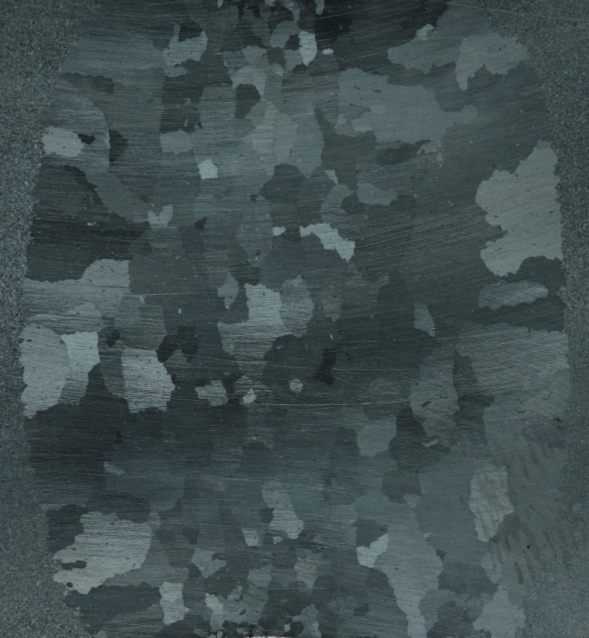
#> input picture data/homogeneous_1_cropped.png, 589 x 638 px
$ python test_gs.py   (older library calls are emulated)
#> lines starting #> are read from the running program, lines starting #| are printed output that depends on the picture; after the words box and inside, x2 and y2 are one past the last pixel; in counts of white or black regions, pixels touching at a corner belong together
### src/grain_segmentation.py
"""
This module contains the GrainSegmentation class, responsible for the image
segmentation of grain-based materials (rocks, metals, etc.)
"""

import os.path as path

import numpy as np
import scipy.ndimage as ndi
from scipy.ndimage.morphology import distance_transform_edt
from skimage import io, segmentation, color, measure
from skimage.future import graph
from skimage.morphology import skeletonize, watershed

from gala_light import imextendedmin


class GrainSegmentation:
    """Segmentation of grain-based microstructures

    Attributes
    ----------
    original_image : ndarray
        Matrix representing the initial, unprocessed image.
    save_location : str
        Directory where the processed images are saved
    """

    def __init__(self, image_location, save_location=None, interactive_mode=True):
        """Initialize the class with file paths and with some options

        Parameters
        ----------
        image_location : str
            Path to the image to be segmented, file extension included.
        save_location : str, optional
            Path to directory where images will be outputted. If not given, the
            same directory is used where the input image is loaded from.
        show_plots : bool, optional
            When True, images of each image manipulation step are plotted and
            details are shown in the console.
            Default is False.

        Returns
        -------
        None.
        """
#> called with image_location = 'src/../data/homogeneous_1_cropped.png', interactive_mode = True

        # Check inputs
        if not path.isfile(image_location):
            raise Exception('Image file {0} does not exist'.format(image_location))
        extension = path.splitext(image_location)[1][1:]
        allowed_extensions = ['png', 'bmp', 'tiff']
        if extension.lower() not in allowed_extensions:
            raise Exception('Unsupported image file type {0}. Choose from one of the following \
             image types: {1}.'.format(extension, allowed_extensions))
        self.image_location = image_location
        if save_location is None:
            self.save_location = path.dirname(image_location)
        else:
            self.save_location = save_location
        self.__interactive_mode = interactive_mode
        self.__stored_graph = None
        # Load the image and optionally show it
        self.original_image = io.imread(image_location)
#> self.original_image is the input picture: shape (638, 589, 3); mean R, G, B 64.7, 79.4, 81
        if self.__interactive_mode:
            io.imshow(self.original_image)
            io.show()
            print('Image successfully loaded.')

    def filter_image(self, window_size, image_matrix=None):
        """Median filtering on an image.
        The median filter is useful in our case as it preserves the important
        borders (i.e. the grain boundaries).

        Parameters
        ----------
        window_size : int
            Size of the sampling window.
        image_matrix : 3D ndarray with size 3 in the third dimension, optional
            Input image to be filtered. If not given, the original image is used.

        Returns
        -------
        filtered_image : 3D ndarray with size 3 in the third dimension
            Filtered image, output of the median filter algorithm.
        """
#> called with window_size = 5

        if image_matrix is None:
            image = self.original_image
        else:
            not_ndarray = not isinstance(image_matrix, np.ndarray)
            wrong_shape = len(np.shape(image_matrix)) is not 3 or np.shape(image_matrix)[2] is not 3
            if not_ndarray or wrong_shape:
                raise Exception('3D ndarray with size 3 in the third dimension expected.')
            else:
                image = image_matrix
        filtered_image = ndi.median_filter(image, window_size)
        if self.__interactive_mode:
            io.imshow(filtered_image)
            io.show()
            print('Median filtering finished.')
        return filtered_image

    def initial_segmentation(self, *args):
        """Perform the quick shift superpixel segmentation on an image.
        The quick shift algorithm is invoked with its default parameters.

        Parameters
        ----------
        *args : 3D numpy array with size 3 in the third dimension
            Input image to be segmented. If not given, the original image is used.

        Returns
        -------
        segment_mask : ndarray
            Label image, output of the quick shift algorithm.
        """

        image = args[0] if args else self.original_image
        segment_mask = segmentation.quickshift(image)
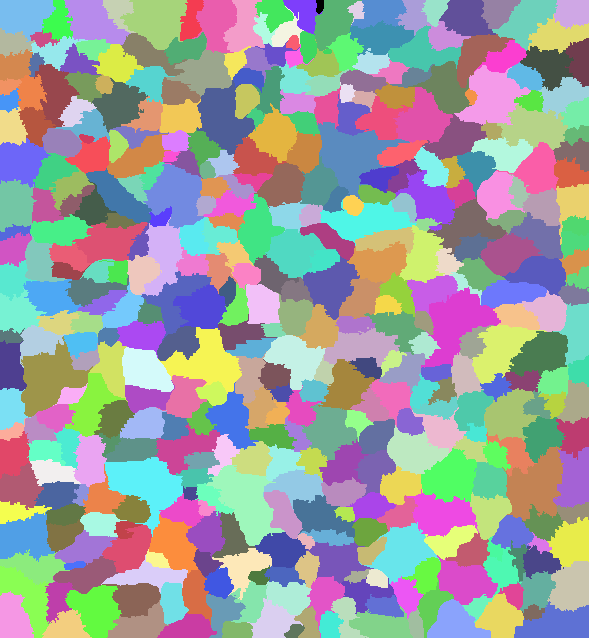
#> segment_mask: shape (638, 589) int64; 422 distinct labels, from 0 to 421; one colour per label, 0 black
        if self.__interactive_mode:
            io.imshow(color.label2rgb(segment_mask, self.original_image, kind='avg'))
            io.show()
            print('Quick shift segmentation finished. '
                  'Number of segments: {0}'.format(np.amax(segment_mask)))
#| Quick shift segmentation finished. Number of segments: 421
        return segment_mask

    def merge_clusters(self, segmented_image, threshold=5):
        """Merge tiny superpixel clusters.
        Superpixel segmentations result in oversegmented images. Based on graph
        theoretic tools, similar clusters are merged.

        Parameters
        ----------
        segmented_image : ndarray
            Label image, output of a segmentation.
        threshold : float, optional
            Regions connected by edges with smaller weights are combined.

        Returns
        -------
        merged_superpixels : ndarray
            The new labelled array.
        """
#> called with threshold = 5

        if self.__stored_graph is None:
            # Region Adjacency Graph (RAG) not yet determined -> compute it
            g = graph.rag_mean_color(self.original_image, segmented_image)
            self.__stored_graph = g
        else:
            g = self.__stored_graph
        merged_superpixels = graph.cut_threshold(segmented_image, g, threshold, in_place=False)
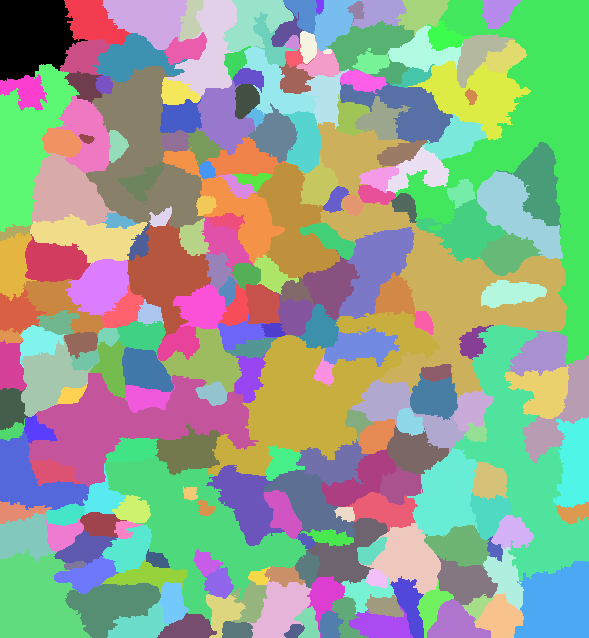
#> merged_superpixels: shape (638, 589) int64; 231 distinct labels, from 0 to 230; one colour per label, 0 black
        if self.__interactive_mode:
            io.imshow(color.label2rgb(merged_superpixels, self.original_image, kind='avg'))
            io.show()
            print('Tiny clusters merged. '
                  'Number of segments: {0}'.format(np.amax(merged_superpixels)))
#| Tiny clusters merged. Number of segments: 230
        return merged_superpixels

    def find_grain_boundaries(self, segmented_image):
        """Find the grain boundaries.

        Parameters
        ----------
        segmented_image : ndarray
            Label image, output of a segmentation.

        Returns
        -------
        boundary : bool ndarray
            A bool ndarray, where True represents a boundary pixel.
        """

        boundary = segmentation.find_boundaries(segmented_image)
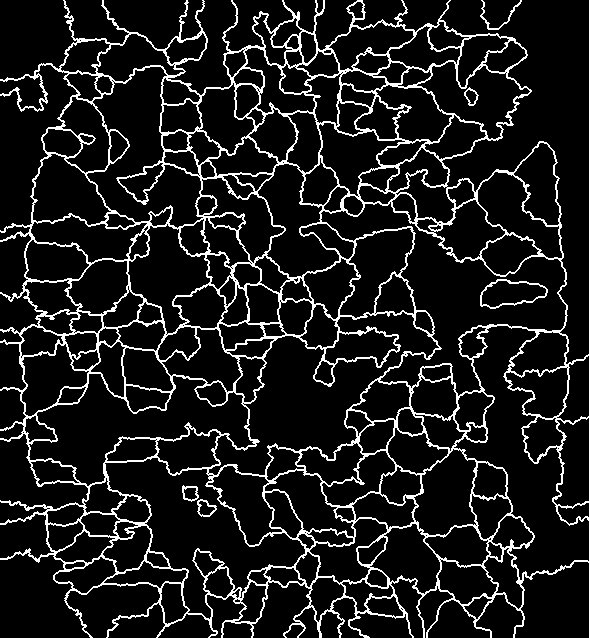
#> boundary: shape (638, 589) bool; 10.9% white in thin lines or dots
        if self.__interactive_mode:
            # Superimpose the boundaries of the segmented image on the original image
            superimposed = segmentation.mark_boundaries(self.original_image,
                                                        segmented_image, mode='thick')
            io.imshow(superimposed)
            io.show()
            print('Grain boundaries found.')
        return boundary

    def create_skeleton(self, boundary_image):
        """Use thinning on the grain boundary image to obtain a single-pixel wide skeleton.

        Parameters
        ----------
        boundary_image : bool ndarray
            A binary image containing the objects to be skeletonized.

        Returns
        -------
        skeleton : bool ndarray
            Thinned image.
        """

        skeleton = skeletonize(boundary_image)
#> skeleton: shape (638, 589) bool; 4.8% white in thin lines or dots
        if self.__interactive_mode:
            io.imshow(skeleton)
            io.show()
            print('Skeleton constructed.')
        return skeleton

    def watershed_segmentation(self, skeleton):
        """Watershed segmentation of a granular microstructure.
        Uses the watershed transform to label non-overlapping grains in a cellular
        microstructure given by the grain boundaries.

        Parameters
        ----------
        skeleton : bool ndarray
            A binary image, the skeletonized grain boundaries.

        Returns
        -------
        segmented : ndarray
            Label image, output of the watershed segmentation.
        """
        if skeleton.dtype.name is not 'bool':
            raise Exception('A numpy array of type bool expected.')
        # Create a distance function whose maxima will serve as watershed basins
        distance_function = distance_transform_edt(1-skeleton)
        # Turn the distance function to a negative distance function for watershed
        distance_function = np.negative(distance_function)
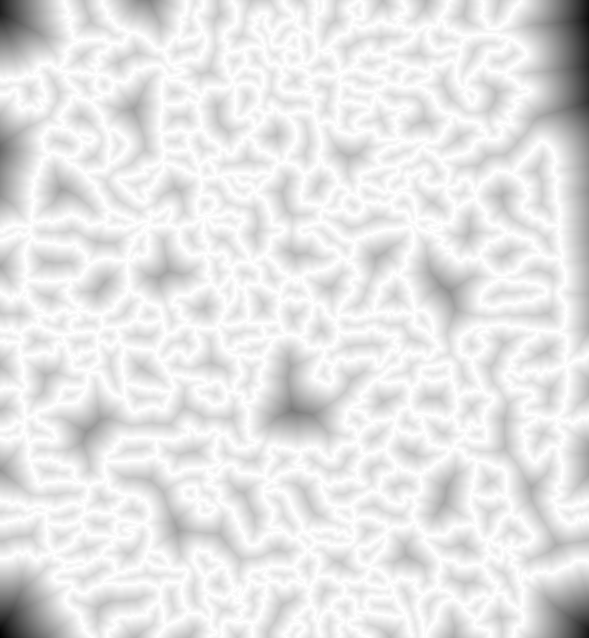
#> distance_function: shape (638, 589) float64; min -74.24, max 0, mean -7.69; drawn with min black and max white
        # Do not yet use watershed as that would result an oversegmented image
        # (each local minima of the distance function would become a catchment basin).
        # Hence, first execute the extended-minima transform to find the regional minima
        mask = imextendedmin(distance_function, 2)
#> in hminima, `maxval = a.max()`: maxval = 0
#> the loop in morphological_reconstruction, `while diff:` made 59 passes
#> diff on passes 1 to 12: True, True, True, True, True, True, True, True, True, True, True, True
#> in regional_minima, `values = unique(a)`: values = 1437 values from -72.24 to 0
#> in regional_minima, `delta = (values - minimum_filter(values, footprint=ones(3)))[1:].min()`: delta = 0.000169
#> the loop in morphological_reconstruction (call 2), `while diff:` made 42 passes
#> in regional_minima, `return marker == morphological_reconstruction(marker, mask, connectivi..`: returned value: shape (638, 589) bool; 3.3% white; 296 white regions (19 under 20 px), largest, box (x1, y1, x2, y2) and area: (123, 446, 148, 453) 104, (345, 342, 380, 349) 102, (493, 50, 517, 65) 99
        # The watershed segmentation can now be performed
        labelled = measure.label(mask)
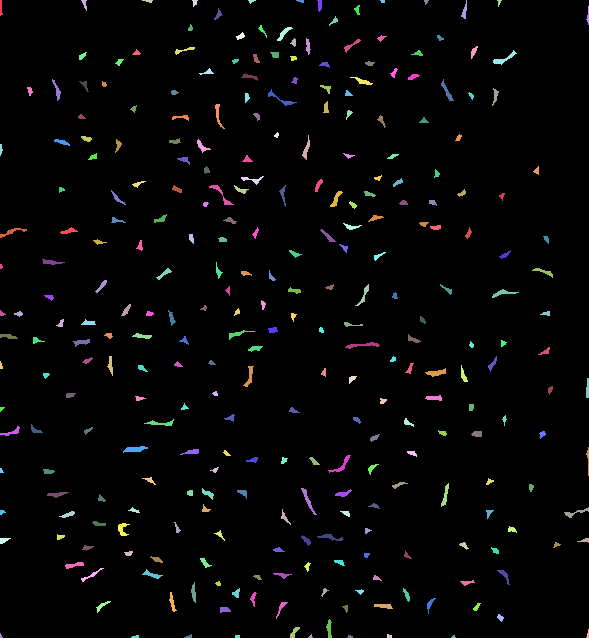
#> labelled: shape (638, 589) int32; 297 distinct labels, from 0 to 296; one colour per label, 0 black
        segmented = watershed(distance_function, labelled)
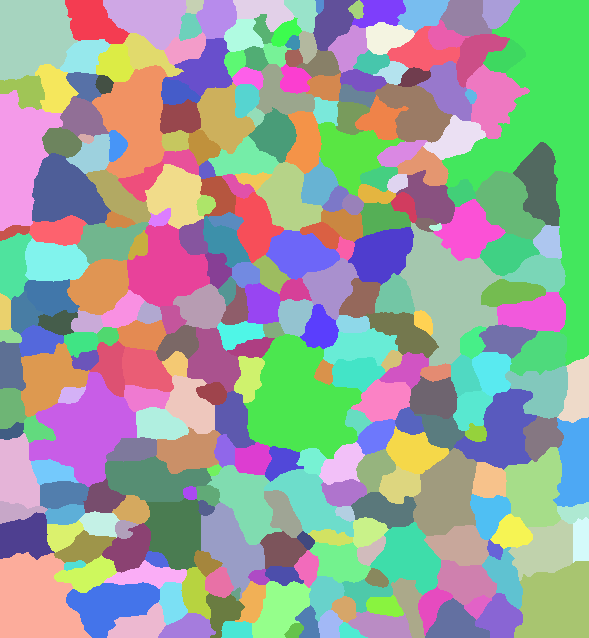
#> segmented: shape (638, 589) int32; 296 distinct labels, from 1 to 296; one colour per label, 0 black
        if self.__interactive_mode:
            io.imshow(color.label2rgb(segmented))
            io.show()
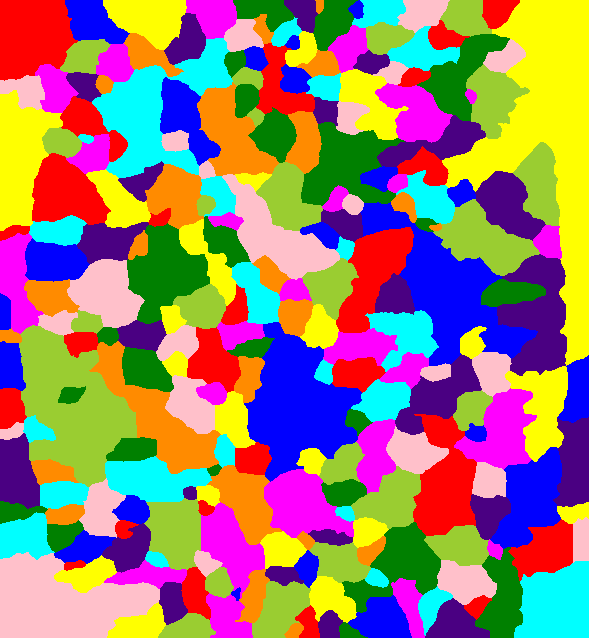
#> shown: shape (638, 589, 3) float64; mean R, G, B 0.592, 0.484, 0.442
            print('Watershed segmentation finished. '
                  'Number of segments: {0}'.format(np.amax(segmented)))
#| Watershed segmentation finished. Number of segments: 296
        return segmented

### src/gala_light.py
"""
A trimmed version of the Gala project (https://github.com/janelia-flyem/gala)
with some additions (new function, added documentation for the existing ones).
Gala is licensed by the Janelia Farm License:
http://janelia-flyem.github.io/janelia_farm_license.html

Copyright 2012 HHMI. All rights reserved.

Redistribution and use in source and binary forms, with or without modification,
are permitted provided that the following conditions are met:

Redistributions of source code must retain the above copyright notice, this list
of conditions and the following disclaimer.  Redistributions in binary form must
reproduce the above copyright notice, this list of conditions and the following
disclaimer in the documentation and/or other materials provided with the distribution.

Neither the name of HHMI nor the names of its contributors may be used to endorse or
promote products derived from this software without specific prior written permission.

THIS SOFTWARE IS PROVIDED BY THE COPYRIGHT HOLDERS AND CONTRIBUTORS “AS IS” AND ANY
EXPRESS OR IMPLIED WARRANTIES, INCLUDING, BUT NOT LIMITED TO, THE IMPLIED WARRANTIES
OF MERCHANTABILITY AND FITNESS FOR A PARTICULAR PURPOSE ARE DISCLAIMED. IN NO EVENT
SHALL THE COPYRIGHT OWNER OR CONTRIBUTORS BE LIABLE FOR ANY DIRECT, INDIRECT,
INCIDENTAL, SPECIAL, EXEMPLARY, OR CONSEQUENTIAL DAMAGES (INCLUDING, BUT NOT LIMITED TO,
PROCUREMENT OF SUBSTITUTE GOODS OR SERVICES; LOSS OF USE, DATA, OR PROFITS; OR
BUSINESS INTERRUPTION) HOWEVER CAUSED AND ON ANY THEORY OF LIABILITY, WHETHER IN
CONTRACT, STRICT LIABILITY, OR TORT (INCLUDING NEGLIGENCE OR OTHERWISE) ARISING IN ANY
WAY OUT OF THE USE OF THIS SOFTWARE, EVEN IF ADVISED OF THE POSSIBILITY OF SUCH DAMAGE.
"""


from numpy import unique, ones, minimum
from scipy.ndimage import grey_dilation, generate_binary_structure, minimum_filter


def imextendedmin(image, h, connectivity=1):
    """Extended-minima transform.
    The extended minima transform is the regional minima of the h-minima transform.
    The implementation follows the MATLAB function under the same name.

    Parameters
    ----------
    image : ndarray
        The input array on which to perform imextendedmin.
    h : float
        Any local minima shallower than this will be flattened.
    connectivity : int, optional
        Determines which elements are considered as neighbors of the central
        element. Elements up to a squared distance of `connectivity` from
        the center are considered neighbors. If connectivity=1, no diagonal
        elements are neighbors.

    Returns
    -------
    bool ndarray
        True at places of the extended minima.
    """
    return regional_minima(imhmin(image, h), connectivity)


def hminima(a, thresh):
    """Suppress all minima that are shallower than thresh.

    Parameters
    ----------
    a : array
        The input array on which to perform hminima.
    thresh : float
        Any local minima shallower than this will be flattened.

    Returns
    -------
    out : array
        A copy of the input array with shallow minima suppressed.
    """
    maxval = a.max()
    ainv = maxval-a
    return maxval - morphological_reconstruction(ainv-thresh, ainv)


imhmin = hminima


def morphological_reconstruction(marker, mask, connectivity=1):
    """Perform morphological reconstruction of the marker into the mask.

    See the Matlab image processing toolbox documentation for details:
    http://www.mathworks.com/help/toolbox/images/f18-16264.html
    """
    sel = generate_binary_structure(marker.ndim, connectivity)
    diff = True
    while diff:
        markernew = grey_dilation(marker, footprint=sel)
        markernew = minimum(markernew, mask)
        diff = (markernew-marker).max() > 0
        marker = markernew
    return marker


def regional_minima(a, connectivity=1):
    """Find the regional minima in an ndarray.
    As written in the MATLAB documentation of the imregionalmin function:
    "Regional minima are connected components of pixels with a constant
    intensity value, surrounded by pixels with a higher value."
    """
    values = unique(a)
    delta = (values - minimum_filter(values, footprint=ones(3)))[1:].min()
    marker = complement(a)
    mask = marker+delta
    return marker == morphological_reconstruction(marker, mask, connectivity)


def complement(a):
    return a.max()-a

### src/test_gs.py
#!/usr/bin/env python3
# -*- coding: utf-8 -*-

import os.path as path

from grain_segmentation import GrainSegmentation


# User-defined parameters

# Use a sample image shipped with the code (https://stackoverflow.com/a/36476869/4892892)
script_dir = path.dirname(__file__) # absolute directory the script is in
rel_image_path = '../data/homogeneous_1_cropped.png'
abs_image_path = path.join(script_dir, rel_image_path)

# Perform all image processing steps the class offers
GS = GrainSegmentation(abs_image_path, interactive_mode=True)
filtered = GS.filter_image(5)
segmented = GS.initial_segmentation(filtered)
reduced = GS.merge_clusters(segmented, threshold=5)
boundary = GS.find_grain_boundaries(reduced)
skeleton = GS.create_skeleton(boundary)
watershed = GS.watershed_segmentation(skeleton)
